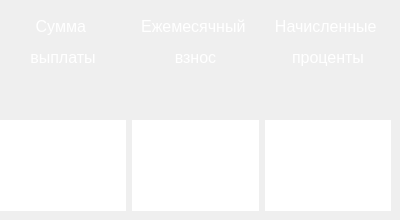
      <widget class="QWidget" name="ann">
       <attribute name="title">
        <string>Аннуитетный</string>
       </attribute>
       <widget class="QWidget" name="horizontalLayoutWidget_4">
        <property name="geometry">
         <rect>
          <x>0</x>
          <y>120</y>
          <width>391</width>
          <height>91</height>
         </rect>
        </property>
        <layout class="QHBoxLayout" name="horizontalLayout_6">
         <item>
          <widget class="QLabel" name="back_sum">
           <property name="styleSheet">
            <string notr="true">QLabel{
background-color:white;
color:black;
}</string>
           </property>
           <property name="text">
            <string/>
           </property>
          </widget>
         </item>
         <item>
          <widget class="QLabel" name="month_pay">
           <property name="styleSheet">
            <string notr="true">QLabel{
background-color:white;
color:black;
}</string>
           </property>
           <property name="text">
            <string/>
           </property>
          </widget>
         </item>
         <item>
          <widget class="QLabel" name="overkill">
           <property name="styleSheet">
            <string notr="true">QLabel{
background-color:white;
color:black;
}</string>
           </property>
           <property name="text">
            <string/>
           </property>
          </widget>
         </item>
        </layout>
       </widget>
       <widget class="QWidget" name="horizontalLayoutWidget_3">
        <property name="geometry">
         <rect>
          <x>0</x>
          <y>10</y>
          <width>391</width>
          <height>114</height>
         </rect>
        </property>
        <layout class="QHBoxLayout" name="horizontalLayout_5">
         <item>
          <widget class="QLabel" name="label_4">
           <property name="sizePolicy">
            <sizepolicy hsizetype="Preferred" vsizetype="Preferred">
             <horstretch>0</horstretch>
             <verstretch>0</verstretch>
            </sizepolicy>
           </property>
           <property name="font">
            <font>
             <pointsize>12</pointsize>
            </font>
           </property>
           <property name="styleSheet">
            <string notr="true">QLabel{
	color:white;
}</string>
           </property>
           <property name="text">
            <string>&lt;html&gt;&lt;head/&gt;&lt;body&gt;&lt;p align=&quot;center&quot;&gt;Сумма &lt;/p&gt;&lt;p align=&quot;center&quot;&gt;выплаты&lt;/p&gt;&lt;p align=&quot;center&quot;&gt;&lt;br/&gt;&lt;/p&gt;&lt;/body&gt;&lt;/html&gt;</string>
           </property>
          </widget>
         </item>
         <item>
          <widget class="QLabel" name="label_5">
           <property name="font">
            <font>
             <pointsize>12</pointsize>
            </font>
           </property>
           <property name="styleSheet">
            <string notr="true">QLabel{
	color:white;
}</string>
           </property>
           <property name="text">
            <string>&lt;html&gt;&lt;head/&gt;&lt;body&gt;&lt;p align=&quot;center&quot;&gt;Ежемесячный &lt;/p&gt;&lt;p align=&quot;center&quot;&gt;взнос&lt;/p&gt;&lt;p align=&quot;center&quot;&gt;&lt;br/&gt;&lt;/p&gt;&lt;/body&gt;&lt;/html&gt;</string>
           </property>
           <property name="textFormat">
            <enum>Qt::MarkdownText</enum>
           </property>
          </widget>
         </item>
         <item>
          <widget class="QLabel" name="label_6">
           <property name="font">
            <font>
             <pointsize>12</pointsize>
            </font>
           </property>
           <property name="styleSheet">
            <string notr="true">QLabel{
	color:white;
}</string>
           </property>
           <property name="text">
            <string>&lt;html&gt;&lt;head/&gt;&lt;body&gt;&lt;p align=&quot;center&quot;&gt;Начисленные &lt;/p&gt;&lt;p align=&quot;center&quot;&gt;проценты&lt;/p&gt;&lt;p align=&quot;center&quot;&gt;&lt;br/&gt;&lt;/p&gt;&lt;/body&gt;&lt;/html&gt;</string>
           </property>
          </widget>
         </item>
        </layout>
       </widget>
      </widget>
